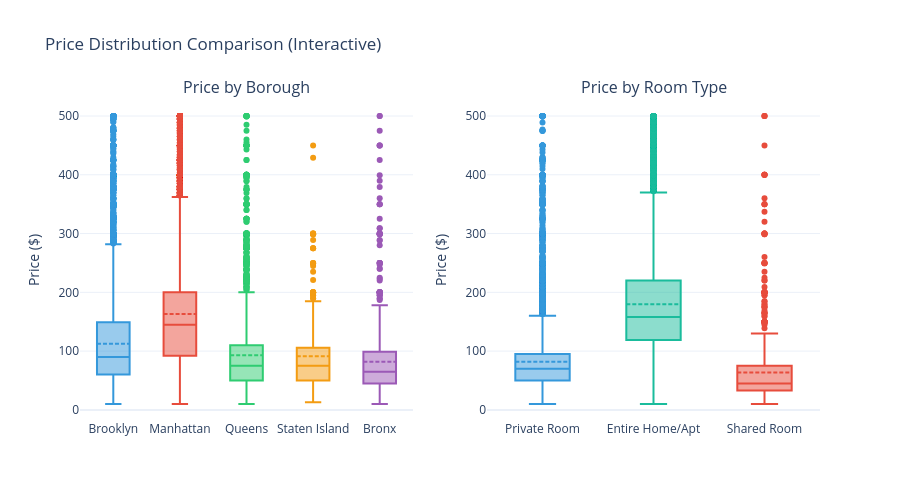

Notebook source saved alongside this figure:
### Markdown cell above
## 4B.3 Interactive Price Comparison (Box Plots)

### Code cell
# Interactive box plots comparing price by borough and room type
fig = make_subplots(rows=1, cols=2,
                    subplot_titles=('Price by Borough', 'Price by Room Type'))

df_filtered = df[df['price'] <= 500]

# Box plot by borough
for borough in df_filtered['borough'].unique():
    subset = df_filtered[df_filtered['borough'] == borough]
    fig.add_trace(
        go.Box(y=subset['price'], name=borough,
               marker_color=borough_colors.get(borough),
               boxmean=True),
        row=1, col=1
    )

# Box plot by room type
for room in df_filtered['room_type'].unique():
    subset = df_filtered[df_filtered['room_type'] == room]
    fig.add_trace(
        go.Box(y=subset['price'], name=room,
               marker_color=room_colors.get(room),
               boxmean=True),
        row=1, col=2
    )

fig.update_layout(
    title='Price Distribution Comparison (Interactive)',
    template='plotly_white',
    showlegend=False,
    height=500
)

fig.update_yaxes(title_text='Price ($)', row=1, col=1)
fig.update_yaxes(title_text='Price ($)', row=1, col=2)

fig.show()

### Figure 1 — Plotly figure (JSON) as saved in the notebook; plotly's stock layout.template omitted (floating-point values rounded to 4 significant figures; data arrays with more than 128 entries replaced by an {"elided": "..."} marker saying what was removed)
{"data": [{"boxmean": true, "marker": {"color": "#3498DB"}, "name": "Brooklyn", "type": "box", "xaxis": "x", "y": {"elided": "19860 int values"}, "yaxis": "y"}, {"boxmean": true, "marker": {"color": "#E74C3C"}, "name": "Manhattan", "type": "box", "xaxis": "x", "y": {"elided": "20881 int values"}, "yaxis": "y"}, {"boxmean": true, "marker": {"color": "#2ECC71"}, "name": "Queens", "type": "box", "xaxis": "x", "y": {"elided": "5635 int values"}, "yaxis": "y"}, {"boxmean": true, "marker": {"color": "#F39C12"}, "name": "Staten Island", "type": "box", "xaxis": "x", "y": {"elided": "367 int values"}, "yaxis": "y"}, {"boxmean": true, "marker": {"color": "#9B59B6"}, "name": "Bronx", "type": "box", "xaxis": "x", "y": {"elided": "1083 int values"}, "yaxis": "y"}, {"boxmean": true, "marker": {"color": "#3498DB"}, "name": "Private Room", "type": "box", "xaxis": "x2", "y": {"elided": "22172 int values"}, "yaxis": "y2"}, {"boxmean": true, "marker": {"color": "#1ABC9C"}, "name": "Entire Home/Apt", "type": "box", "xaxis": "x2", "y": {"elided": "24505 int values"}, "yaxis": "y2"}, {"boxmean": true, "marker": {"color": "#E74C3C"}, "name": "Shared Room", "type": "box", "xaxis": "x2", "y": {"elided": "1149 int values"}, "yaxis": "y2"}], "layout": {"annotations": [{"font": {"size": 16}, "showarrow": false, "text": "Price by Borough", "x": 0.225, "xanchor": "center", "xref": "paper", "y": 1, "yanchor": "bottom", "yref": "paper"}, {"font": {"size": 16}, "showarrow": false, "text": "Price by Room Type", "x": 0.775, "xanchor": "center", "xref": "paper", "y": 1, "yanchor": "bottom", "yref": "paper"}], "height": 500, "showlegend": false, "title": {"text": "Price Distribution Comparison (Interactive)"}, "xaxis": {"anchor": "y", "domain": [0, 0.45]}, "xaxis2": {"anchor": "y2", "domain": [0.55, 1]}, "yaxis": {"anchor": "x", "domain": [0, 1], "title": {"text": "Price ($)"}}, "yaxis2": {"anchor": "x2", "domain": [0, 1], "title": {"text": "Price ($)"}}}}
